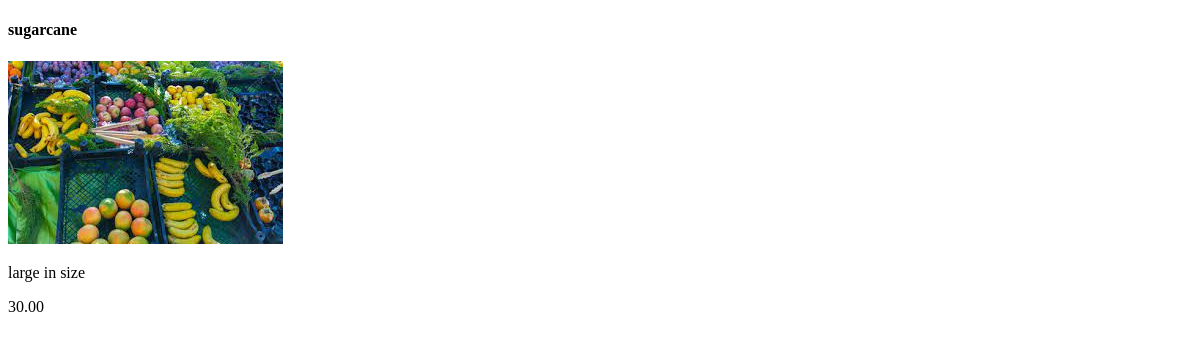
The page /inventory/products/4/ on the database as committed earlier.
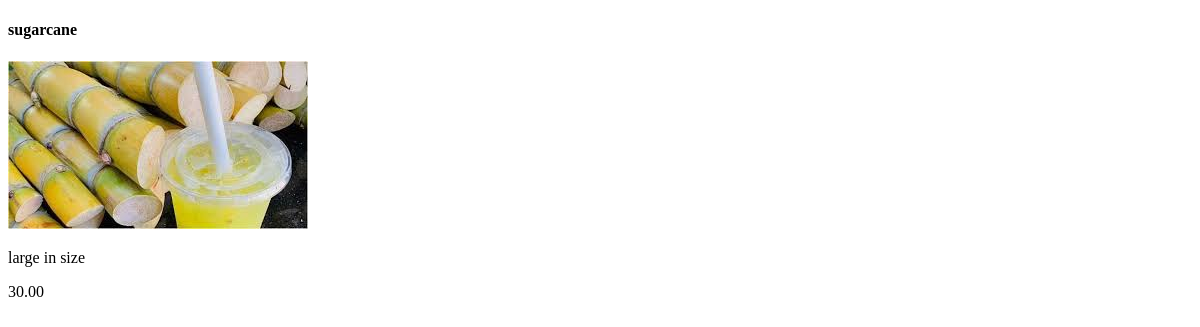
The same page on the database as committed later.
### inventory/models.py (models this page shows)
class Product(models.Model):
    names = models.CharField(max_length=32)
    price=models.DecimalField(max_digits=8,decimal_places=2)
    stock=models.PositiveIntegerField()
    image=models.ImageField()
    description=models.TextField()
    date_created=models.DateTimeField(auto_now_add=True)
    date_updated=models.DateTimeField(auto_now=True)

### inventory/views.py (the view)
# urls.py: path("products/<int:id>/",product_detail,name="product_detail_view"),
def product_detail(request,id):
    product=Product.objects.get(id=id)
    return render(request,"inventory/product_details.html", {"product":product})

### templates/inventory/product_details.html (shortened to what this page needs)
<!DOCTYPE html>
<html lang="en">
<head>
    {% load static %}
    <link ref="stylesheet" href="{% static 'Css/product_details.css' %}"/>
</head>
<body>    <h4>{{product.names}}</h4>
    <img src="{{product.image.url}}"/>
    <p>{{product.description}}</p>
    <span>{{product.price}}</span>
       </a></body>
</html>

Rows that differ between the two databases and show on the page:
changed Product "sugarcane": image: a different picture
